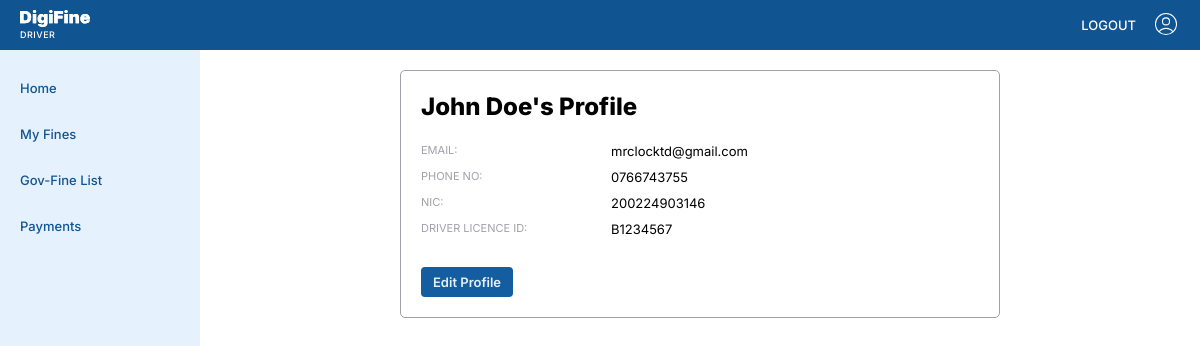
Page /dashboard/profile/index.php (signed in) on the committed database.
### tables this page shows
CREATE TABLE `drivers` (
  `id` varchar(20) NOT NULL,
  `fname` varchar(50) NOT NULL,
  `lname` varchar(50) NOT NULL,
  `email` varchar(100) NOT NULL,
  `phone_no` varchar(15) NOT NULL,
  `nic` varchar(20) NOT NULL,
  `password` varchar(255) NOT NULL,
  `created_at` timestamp NOT NULL DEFAULT current_timestamp()
);

### dashboard/profile/index.php (the view, shortened to what this page needs)
<?php
require_once "../../db/connect.php";
require_once "../../constants.php";
$currentUser = $_SESSION['user'];
if ($currentUser['role'] !== 'admin') {
    $userid = $currentUser['id'];
    $asPolice = $currentUser['role'] === 'officer';
    if ($asPolice) {
        $sql = "SELECT fname, lname, email, nic, phone_no, police_station FROM officers WHERE id = '$userid'";
    } else {
        $sql = "SELECT fname, lname, email, nic, phone_no FROM drivers WHERE id = '$userid'";
    }
    $result = $conn->query($sql);
    $user = $result->fetch_assoc();
    $policeStation = null;
}
?>
<?php
include_once "../../includes/header.php";
?>
<main>
    <?php include_once "../includes/navbar.php" ?>
    <div class="dashboard-layout">
        <?php include_once "../includes/sidebar.php" ?>
        <div class="content">
            <div class="container large">
                <?php if ($currentUser['role'] === 'admin'): ?>
                    <h1 class="h1">
                        Admin's Profile
                    </h1>
                    <div class="data-line">
                        <span>id:</span>
                        <p><?php echo $currentUser['id'] ?></p>
                    </div>
                <?php else: ?>
                    <h1 class="h1">
                        <?php echo $user['fname'] . " " . $user['lname'] ?>'s Profile
                    </h1>
                    <div class="data-line">
                        <span>Email:</span>
                        <p><?php echo $user['email'] ?></p>
                    </div>
                    <div class="data-line">
                        <span>Phone No:</span>
                        <p><?php echo $user['phone_no'] ?></p>
                    </div>
                    <div class="data-line">
                        <span>NIC:</span>
                        <p><?php echo $user['nic'] ?></p>
                    </div>
                    <?php if ($asPolice): ?>
                        <div class="data-line">
                            <span>Police ID:</span>
                            <p><?php echo $userid ?></p>
                        </div>
                        <div class="data-line">
                            <span>Police Station:</span>
                            <p><?php echo $policeStation['name'] . ", " . $PROVINCES[$policeStation['province']] . ' Province' ?></p>
                        </div>
                    <?php else: ?>
                        <div class="data-line">
                            <span>Driver Licence ID:</span>
                            <p style="text-transform: uppercase;"><?php echo $userid ?></p>
                        </div>
                    <?php endif; ?>
                    <a href="/digifine/dashboard/profile/update/index.php" class="btn"
                        style="margin-right: auto;margin-top:20px">Edit Profile</a>
                <?php endif; ?>
            </div>
        </div>
    </div>
</main>
<?php include_once "../../includes/footer.php" ?>

### styles/globals.css (style rules this page uses)
* { margin: 0; padding: 0; box-sizing: border-box; font-family: "Inter", sans-serif; font-optical-sizing: auto; }
:root { --color-dark-blue: #115492; --color-blue: #145da0; --color-light-blue: #b5daff; --color-lighter-blue: #e5f1fd; --color-white: #ffffff; --color-black: #000000; --color-gray: #a1a1aa; --color-red: #ef5350; font-size: 13px; background-color: var(--color-white); color: var(--color-black); }
a { color: inherit; text-decoration: none; }
main { display: flex; flex-direction: column; }

### styles/components.css (style rules this page uses)
.btn { padding: 0 12px; height: 30px; border-radius: 4px; font-weight: 600; border: none; background-color: var(--color-blue); color: var(--color-lighter-blue); cursor: pointer; user-select: none; display: flex; align-items: center; text-align: center; justify-content: center; }
.h1 { font-size: 24px; font-weight: 800; line-height: 32px; }

### dashboard/dashboard.css (style rules this page uses)
main { display: flex; flex-direction: column; }
.dashboard-layout { display: flex; }
.dashboard-layout .content { display: flex; flex: 1; flex-direction: column; padding: 20px; width: 100%; }
.container { border: 1px var(--color-gray) solid; border-radius: 5px; margin: 0 auto; width: 100%; max-width: 420px; padding: 20px; display: flex; flex-direction: column; }
.container.large { max-width: 600px; }
.container h1 { margin-bottom: 20px; }
.data-line { display: flex; margin-bottom: 10px; }
.data-line span { text-transform: uppercase; color: var(--color-gray); width: 80px; font-size: 11px; }
.container.large .data-line span { width: 180px; }
.data-line p { flex: 1; margin-left: 10px; }

### rows in the picture
drivers: fname "John", lname "Doe", email "mrclocktd@gmail.com", phone_no "0766743755", nic "200224903146"

### other values in the picture
$_SESSION['user']['role'] "DRIVER"
$title "Home My Fines Gov-Fine List Payments"
$userid "B1234567"
